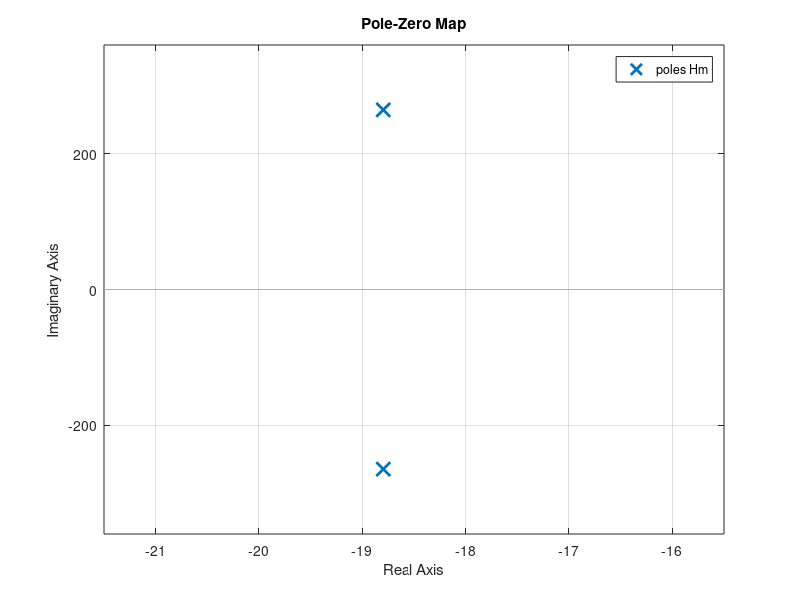
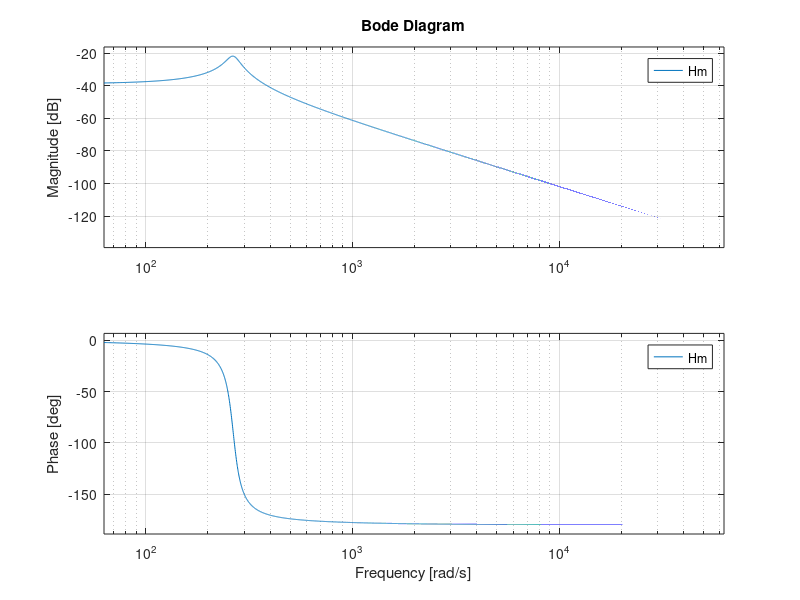
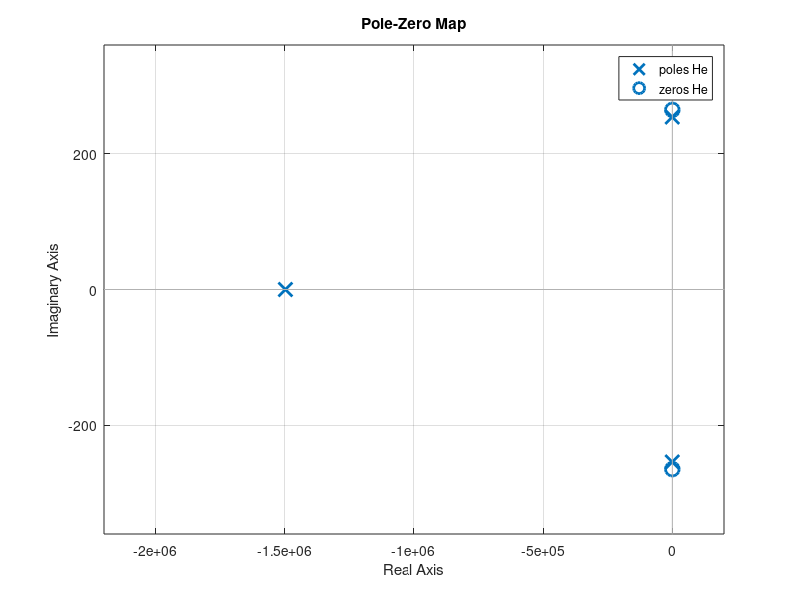
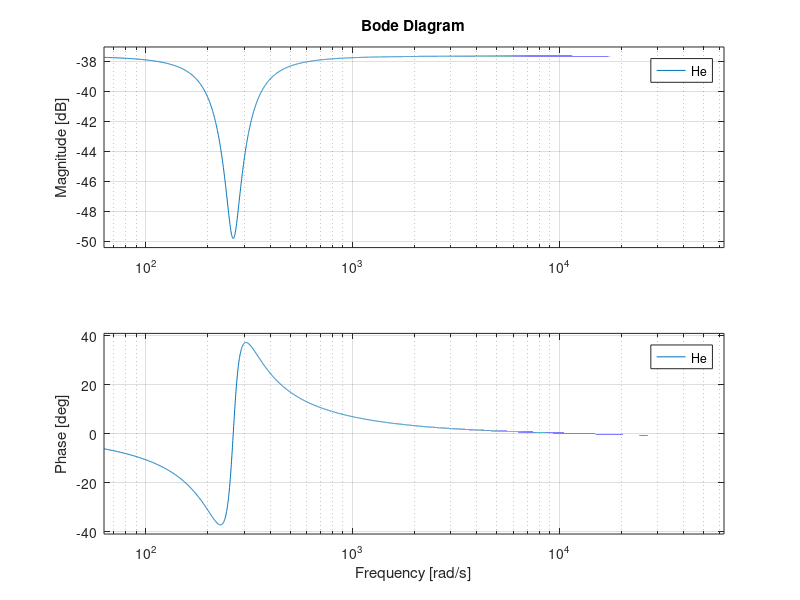

Reproduce these figures in MATLAB, in order. (Note: this script raises an error after producing the figures.)
clear all;
close all;

%Variable Globales
d = 1; % mètre
rho = 1; % kg/m3
c = 340; % m/s
Rs = 70; % ohm

%% Variables pour Haut Parleur #1
Bl = 10.8; % Tm
%Variables Elec
Re = 6.4; % ohm
Le = 0.051e-3; % H
%Variables Mec
Mm = 13.3e-3; % kg
Rm = 0.5; % kg/s
Km = 935; % N/m
%Variables Acoustiques
Sm = 0.0201; % m2

%%% Variables pour Haut Parleur #2
%Bl = 4.2; % Tm
%%Variables Elec
%Re = 3; % ohm
%Le = 0.05e-3; % H 
%%Variables Mec
%Mm = 10.5e-3; % kg
%Rm = 0.48; % kg/s
%Km = 400; % N/m
%%Variables Acoustiques
%Sm = 0.0222; % m2

%% Fonction de transfert Mec
%Création
s = tf('s');
Hm = Bl/(Mm*s^2 + Rm*s + Km);
Hm = minreal(Hm)
%Pôles & Zéros
figure("Name", "Pôles et zéros de Hm");
figure(1)
pzmap(Hm);
[m.z, m.p, m.k] = zpkdata(Hm, 'v')
%Diagramme de Bode
figure("name", "Diagramme de Bode de Hm");
figure(2)
bode(Hm, (10:0.1:10000)*2*pi)

%% Fonction de transfert Elec
%Création
He = 1/((Le+Bl*Hm)*s + Re+ Rs);
He = minreal(He)
%Pôles & Zéros
figure("name", "Pôles et zéros de He");
figure(3)
pzmap(He);
[e.z, e.p, e.k] = zpkdata(He, 'v')
%Diagramme de Bode
figure("name", "Diagramme de Bode de He");
figure(4)
bode(He, (10:0.1:10000)*2*pi)

%% Fonction de transfert Electro-Acoustique
%Création
Ha = He*Hm*(rho*Sm*s^2*exp(-s*d/c))/(2*pi*d);%
Ha = minreal(Ha)
%Pôles & Zéros
figure("name", "Pôles et zéros de Ha");
figure(5)
pzmap(Ha);
[a.z, a.p, a.k] = zpkdata(Ha, 'v')
%Diagramme de Bode
figure("name", "Diagramme de Bode de Ha");
figure(6)
bode(Ha, (10:0.1:10000)*2*pi)

%% Son continue - PWM
%Série fournier PWM 100Hz 50% composante continue & 10 1ers harmoniques

%Création du PWM
NbHarmoniques = 10;
k = [-NbHarmoniques:1:NbHarmoniques];

Fe = 1000;% c quoi comme variable ça?
T = 0.01; % s
dt = T/Fe;
w0 = 2*pi/T; % rad/s
t = [0:dt:T-dt];
x = [ones(1, Fe/2), zeros(1, Fe/2)];
x = x*3.3;

%fonctions de transfert harmoniques
for i=1:length(k)
    u(i,:) = exp(-j*k(i)*w0*t);
end

%Amplitudes & phases des fonctions de transfert harmoniques
for i=1:length(k)
    X(i) = 1/T*trapz(t, x.*u(i,:));
end

%Affichage
AMP = abs(X);
PHASE = angle(X);

for i=1:length(AMP)
    if AMP(i) <= 0.01
        PHASE(i) = 0;
    end
end

figure("name", "Diagramme d'amplitude et de phase du PWM")
figure(7)
subplot(2, 1, 1)
stem(k, AMP)
xlabel("Harmoniques");
ylabel("Amplitude");
subplot(2, 1, 2)
stem(k, PHASE)
xlabel("Harmoniques");
ylabel("Phase");

%Reconstruction
y = 0;
for i=1:length(k)
    y = y+AMP(i)*cos(k(i)*w0*t+PHASE(i));
end
figure("name", "Reconstruction du PWM")
figure(8)
plot(t, y)

%Réponse Ha
for i = 1:length(k)
    H_k(i) = evalfr(Ha,j*k(i)*w0);
end
for i = 1:length(k)
    Y_k(i) = X(i) * H_k(i);
end

y = 0;
for i = 1:length(k)
    y = y + Y_k(i)*exp(1i*k(i)*w0*t);
end
figure("name", "Réponse du système au PWM")
figure(9)
plot(t, y)

%% Courant PWM
for i = 1:length(k)
    H_k(i) = evalfr(He,j*k(i)*w0);
end
for i = 1:length(k)
    Y_k(i) = X(i) * H_k(i);
end

y = 0;
for i = 1:length(k)
    y = y + Y_k(i)*exp(1i*k(i)*w0*t);
end
figure("name", "Courant du système avec PWM")
figure(10)
plot(t, y)

%% Son percussif - Impulse
%Création du signal
Fe = 100e4; % Fréquence d'échantillonnage 100 kHz
Te = 1/Fe;  % Période d'échantillonnage
t = 0:Te:0.05; % Simulation sur 50 ms
tt = 0:Te:0.05; % Simulation sur 50 ms
y_X = linspace(0,0.05,0.05/Te+1); 

%Dirac fait chier en tabarnak
%Dick_offset = zeros(1,5001);
Dick_offset = 1 * (tt > (d/c));
% Signal d'entrée : impulsion de 3.3V pendant 10 ms
u = 3.3 * (tt >= 0 & tt <= 10e-3);

%Fraction rationnelles de H electro acoustique & Laplace ^ -1
h = 0;
[R,P,K] = residue(Ha.Numerator{1}, Ha.Denominator{1});
for i=1:length(P)
    h = h+R(i)*exp(P(i)*t);
end
h = Dick_offset .* h;
test = impulse(Ha, t);
plot(t, test)
%Convolution avec signal pour obtenir p(t)
p_t = conv(h, u) * Te;%
t_conv = (0:length(p_t)-1) * Te; % Temps associé

%Affichage
figure("name", "Réponse du système après Impulse")
figure(11);
plot(t_conv, p_t);
%plot(t_conv, p_t);
xlabel("Temps (s)");
ylabel("Amplitude");

%% Courant Impulse
%Fraction rationnelles de H electrique & Laplace ^ -1
h = 0;
[R,P,K] = residue(He.Numerator{1}, He.Denominator{1});
for i=1:length(P)
    h = h+R(i)*exp(P(i)*t);
end

i_t = conv(u, h) * Te; % Convolution discrète (intégration par Te)
t_conv = (0:length(i_t)-1) * Te; % Temps associé

figure("name", "Courant du système avec Impulse")
figure(12);
plot(t_conv, i_t);
xlabel("Temps (s)");
ylabel("Courant");
%% Faire le simulink
